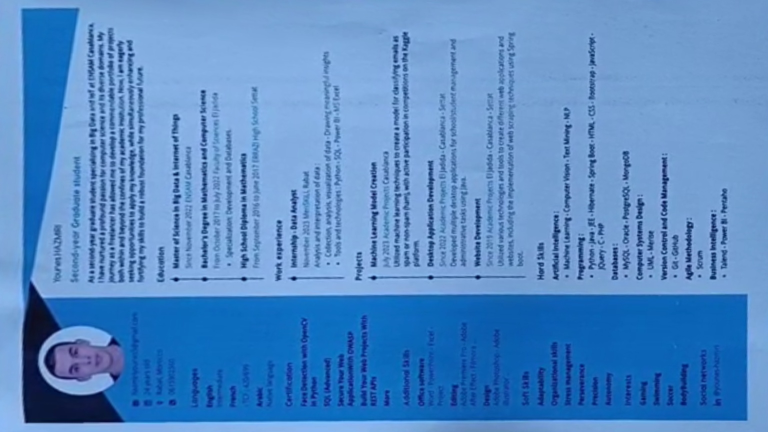
#> input picture DocumentScanner/scanned/myImage0.jpg, 1536 x 864 px (shown at 1/2 size)
$ python -i main.py   (imports and definitions only)   (older library calls are emulated)
#> lines starting #> are read from the running program, lines starting #| are printed output that depends on the picture
#> further down, picture is the input picture: shape (864, 1536, 3); mean B, G, R 199.1, 139.4, 86.5
"""
Use IP camera application in your mobile device and get the IP address, enter that into the main function.
GUIDE :
Start running the program.
* Enter SPACEBAR to capture images.
* Enter ESC to stop capturing
* Program will now display the images captured one by one.
* Press SPACEBAR to mark the edges of the page for cropping
* Press ESC after marking. Repeat the same for all the images captured.
* Once finished the images captured, their scanned verstions and a PDF file will be visible on the same folder where the code is saved,
"""

import cv2
import numpy
import imutils
from PIL import Image

refPt = []
widthImg = 800
heightImg = 1080


# function that stores the coordinates of the points clicked for marking the edges
# [5 lines left out: function click_event, not called in this run]


# function that adds effects to the cropped image
def addEffects(img):
    dilated_img = cv2.dilate(img, numpy.ones((7, 7), numpy.uint8))
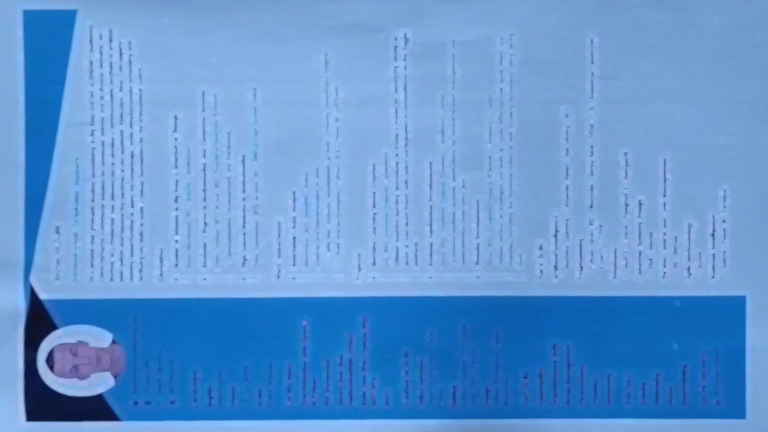
#> dilated_img: shape (864, 1536, 3) (shown at 1/2 size); mean B, G, R 209.5, 149.8, 97
    bg_img = cv2.medianBlur(dilated_img, 15)
    diff_img = 255 - cv2.absdiff(img, bg_img)
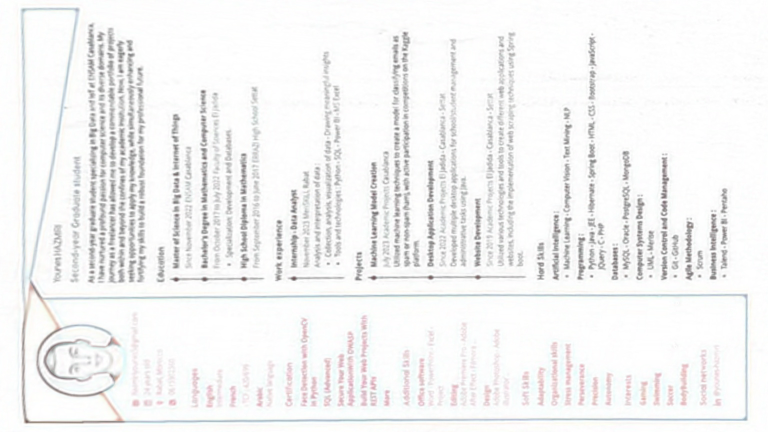
#> diff_img: shape (864, 1536, 3) (shown at 1/2 size); mean B, G, R 243.5, 243.6, 243.6
    norm_img = diff_img.copy()
    cv2.normalize(diff_img, norm_img, alpha=0, beta=255, norm_type=cv2.NORM_MINMAX, dtype=cv2.CV_8UC1)
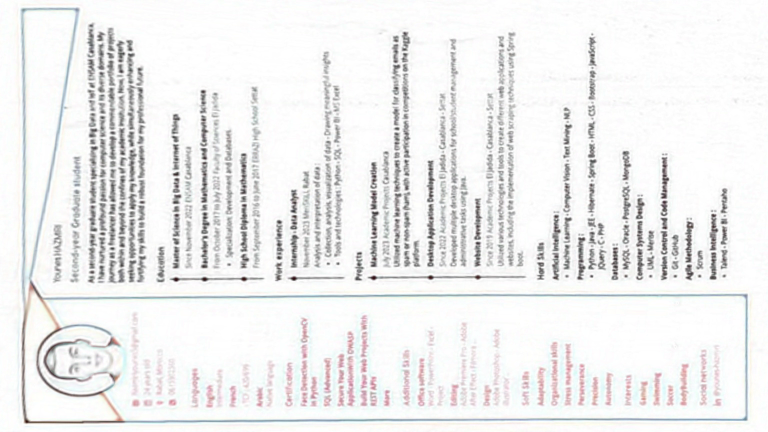
#> norm_img: shape (864, 1536, 3) (shown at 1/2 size); mean B, G, R 238.6, 238.6, 238.6
    _, thr_img = cv2.threshold(norm_img, 230, 0, cv2.THRESH_TRUNC)
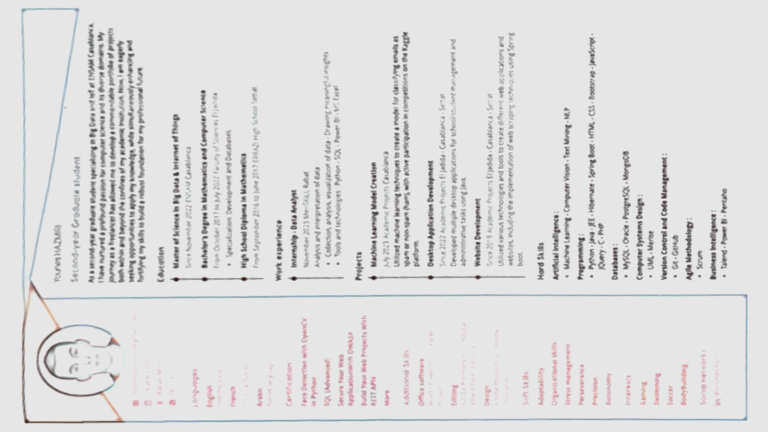
#> thr_img: shape (864, 1536, 3) (shown at 1/2 size); mean B, G, R 221.6, 221.4, 221.8
    cv2.normalize(thr_img, thr_img, alpha=0, beta=255, norm_type=cv2.NORM_MINMAX, dtype=cv2.CV_8UC1)

    return thr_img


# function that takes the image and outputs the scanned image
# [55 lines left out: functions Scanner, convertPDF, saveScanned, Capture, not called in this run]


# main function
# [40 lines not run here, left out]


'''
import cv2
import inline
import matplotlib
import numpy as np
import matplotlib.pyplot as plt
#%matplotlib inline


def mouse(event, x, y, flags, param):
    global x4, y4, x1, y1, x2, y2, x3, y3
    if (event == cv2.EVENT_LBUTTONDOWN):
        if (x < img.shape[0] / 2 and y < img.shape[1] / 2):
            x1 = x
            y1 = y
        if (x > img.shape[0] / 2 and y < img.shape[1] / 2):
            x2 = x
            y2 = y
        if (x < img.shape[0] / 2 and y > img.shape[1] / 2):
            x3 = x
            y3 = y
        if (x > img.shape[0] / 2 and y > img.shape[1] / 2):
            x4 = x
            y4 = y


def cut(img):
    while (1):
        cv2.imshow("f", img)
        cv2.setMouseCallback("f", mouse)
        if (cv2.waitKey(1) & 0xff == 27):
            break

    n = cv2.getPerspectiveTransform(np.float32([[x1, y1], [x2, y2], [x3, y3], [x4, y4]]),
                                    np.float32([[0, 0], [400, 0], [0, 400], [300, 400]]))
    img1 = cv2.warpPerspective(img, n, (400, 400))
    cv2.imshow("f", img1)
    img_thresh = cv2.adaptiveThreshold(cv2.cvtColor(img1, cv2.COLOR_BGR2GRAY), 255, cv2.ADAPTIVE_THRESH_GAUSSIAN_C,
                                       cv2.THRESH_BINARY, 9, 5)
    cv2.imshow("g", img_thresh)
    cv2.waitKey(0)
    cv2.destroyAllWindows()

#Run this............................
cap=cv2.VideoCapture(0)
while(1):
    a,frame=cap.read()
    cv2.imshow("f",frame)
    if((cv2.waitKey(1)&0xff)==99):
        img=frame
        cut(img)
        break
    elif(cv2.waitKey(1)&0xff==27):
        break
cap.release()
cv2.destroyAllWindows()'''

>>> import cv2
>>> picture = cv2.imread('scanned/myImage0.jpg')
>>> result = addEffects(picture)
